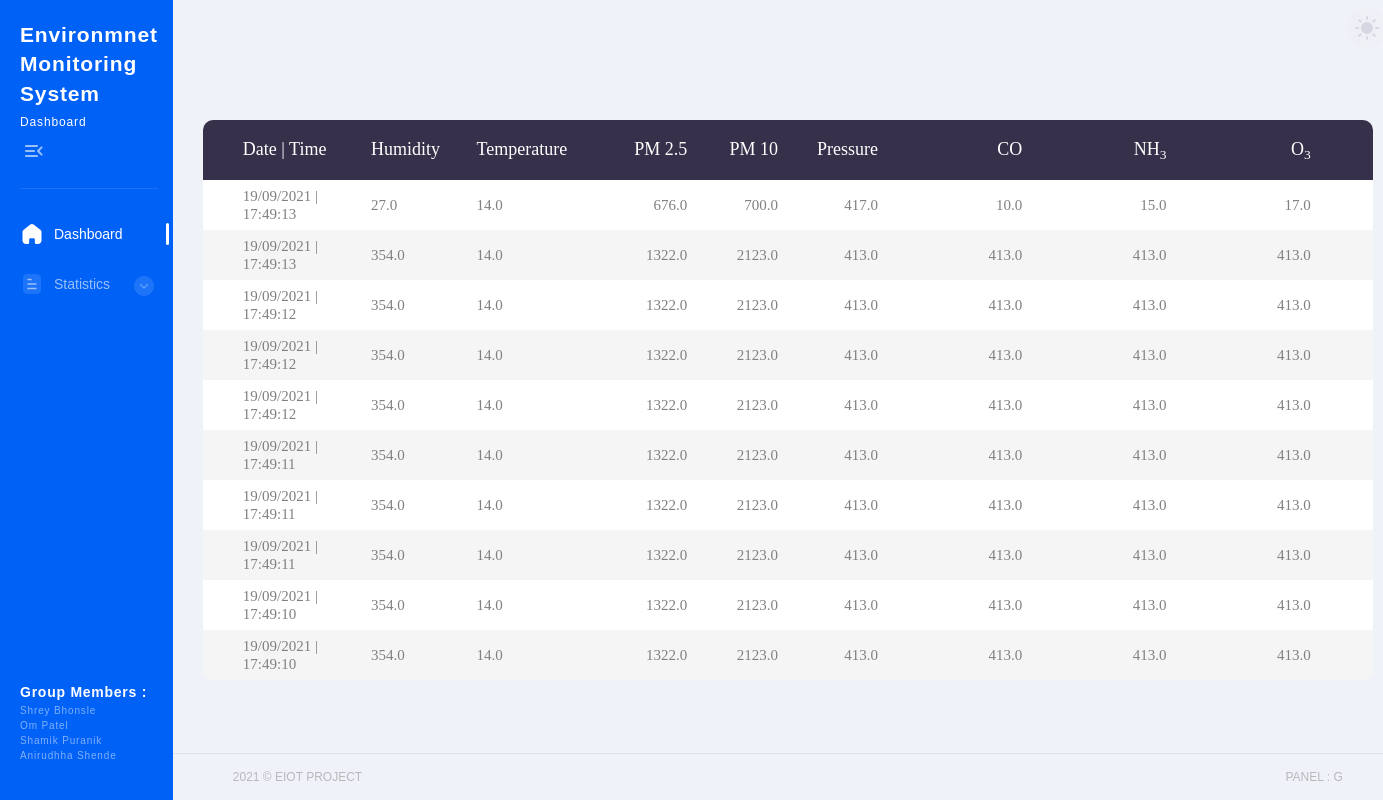
The app's page /calculations/ with its own data.
### calculations/models.py (models this page shows, shortened)
class calc(models.Model):
    id = models.AutoField
    Time = models.CharField(max_length=30)
    field1 = models.FloatField(max_length=10)
    field2 = models.FloatField(max_length=10)
    field3 = models.FloatField(max_length=10)
    field4 = models.FloatField(max_length=10)
    field5 = models.FloatField(max_length=10)
    field6 = models.FloatField(max_length=10)
    field7 = models.FloatField(max_length=10)
    field8 = models.FloatField(max_length=10)

### calculations/views.py (the view)
# urls.py: path('', views.index, name="index"),
def index(request):
    all_calc = calc.objects.all()
    data = []
    x = 0
    for cal in reversed(all_calc):
        x += 1
        if x == 11:
            break
        lis = [str(cal.Time),str(cal.field1),str(cal.field2),str(cal.field3),str(cal.field4),str(cal.field5),str(cal.field6),str(cal.field7),str(cal.field8)]
        data.append(lis)
    params = {'d1t1' : str(data[0][0]),'d1f1' : str(data[0][1]),'d1f2' : str(data[0][2]),'d1f3' : str(data[0][3]),'d1f4' : str(data[0][4]),'d1f5' : str(data[0][5]),'d1f6' : str(data[0][6]),'d1f7' : str(data[0][7]),'d1f8' : str(data[0][8]),
              'd2t1' : str(data[1][0]),'d2f1' : str(data[1][1]),'d2f2' : str(data[1][2]),'d2f3' : str(data[1][3]),'d2f4' : str(data[1][4]),'d2f5' : str(data[1][5]),'d2f6' : str(data[1][6]),'d2f7' : str(data[1][7]),'d2f8' : str(data[1][8]),
              'd3t1' : str(data[2][0]),'d3f1' : str(data[2][1]),'d3f2' : str(data[2][2]),'d3f3' : str(data[2][3]),'d3f4' : str(data[2][4]),'d3f5' : str(data[2][5]),'d3f6' : str(data[2][6]),'d3f7' : str(data[2][7]),'d3f8' : str(data[2][8]),
              'd4t1' : str(data[3][0]),'d4f1' : str(data[3][1]),'d4f2' : str(data[3][2]),'d4f3' : str(data[3][3]),'d4f4' : str(data[3][4]),'d4f5' : str(data[3][5]),'d4f6' : str(data[3][6]),'d4f7' : str(data[3][7]),'d4f8' : str(data[3][8]),
              'd5t1' : str(data[4][0]),'d5f1' : str(data[4][1]),'d5f2' : str(data[4][2]),'d5f3' : str(data[4][3]),'d5f4' : str(data[4][4]),'d5f5' : str(data[4][5]),'d5f6' : str(data[4][6]),'d5f7' : str(data[4][7]),'d5f8' : str(data[4][8]),
              'd6t1' : str(data[5][0]),'d6f1' : str(data[5][1]),'d6f2' : str(data[5][2]),'d6f3' : str(data[5][3]),'d6f4' : str(data[5][4]),'d6f5' : str(data[5][5]),'d6f6' : str(data[5][6]),'d6f7' : str(data[5][7]),'d6f8' : str(data[5][8]),
              'd7t1' : str(data[6][0]),'d7f1' : str(data[6][1]),'d7f2' : str(data[6][2]),'d7f3' : str(data[6][3]),'d7f4' : str(data[6][4]),'d7f5' : str(data[6][5]),'d7f6' : str(data[6][6]),'d7f7' : str(data[6][7]),'d7f8' : str(data[6][8]),
              'd8t1' : str(data[7][0]),'d8f1' : str(data[7][1]),'d8f2' : str(data[7][2]),'d8f3' : str(data[7][3]),'d8f4' : str(data[7][4]),'d8f5' : str(data[7][5]),'d8f6' : str(data[7][6]),'d8f7' : str(data[7][7]),'d8f8' : str(data[7][8]),
              'd9t1' : str(data[8][0]),'d9f1' : str(data[8][1]),'d9f2' : str(data[8][2]),'d9f3' : str(data[8][3]),'d9f4' : str(data[8][4]),'d9f5' : str(data[8][5]),'d9f6' : str(data[8][6]),'d9f7' : str(data[8][7]),'d9f8' : str(data[8][8]),
              'd10t1' : str(data[9][0]),'d10f1' : str(data[9][1]),'d10f2' : str(data[9][2]),'d10f3' : str(data[9][3]),'d10f4' : str(data[9][4]),'d10f5' : str(data[9][5]),'d10f6' : str(data[9][6]),'d10f7' : str(data[9][7]),'d10f8' : str(data[9][8])
         }
    return render(request,'Tables.html',params)

### templates/Tables.html (shortened to what this page needs)
<!DOCTYPE html>
<html lang="en">
<head>
  {% load static %}
  <link rel="stylesheet" type="text/css" href="{% static 'vendor/bootstrap/css/bootstrap.min.css'%}">
  <link rel="stylesheet" type="text/css" href="{% static 'vendor/animate/animate.css'%}">
  <link rel="stylesheet" type="text/css" href="{% static 'vendor/select2/select2.min.css'%}">
  <link rel="stylesheet" type="text/css" href="{% static 'vendor/perfect-scrollbar/perfect-scrollbar.css'%}">
  <link rel="stylesheet" href="{% static './css/style.min.css'%}">
  <link rel="stylesheet" type="text/css" href="{% static 'css/util.css'%}">
  <link rel="stylesheet" type="text/css" href="{% static 'css/main.css'%}">
</head>
<body>
<div class="page-flex">
  <aside class="sidebar">
    <div class="sidebar-start">
        <div class="sidebar-head">
                <div class="logo-text">
                    <span class="logo-title">Environmnet Monitoring System</span>
                    <span class="logo-subtitle">Dashboard</span>
                </div>
            <button class="sidebar-toggle transparent-btn" title="Menu" type="button">
                <span class="icon menu-toggle" aria-hidden="true"></span>
            </button>
        </div>
        <div class="sidebar-body">
            <ul class="sidebar-body-menu">
                <li>
                    <a class="active" href="/"><span class="icon home" aria-hidden="true"></span>Dashboard</a>
                </li>
                <li>
                    <a class="show-cat-btn" href="##">
                        <span class="icon document" aria-hidden="true"></span>Statistics
                        <span class="category__btn transparent-btn" title="Open list">
                            <span class="icon arrow-down" aria-hidden="true"></span>
                        </span>
                    </a>
                                 <ul class="cat-sub-menu">
                  <li>
                  </li>
                  <li>
                  </li>
                </ul>
                </li>
            </ul>
        </div>
    </div>
    <div class="sidebar-footer">
            <div class="sidebar-user-info">
                <span class="sidebar-user__title">Group Members :</span>
				<span class="sidebar-user__subtitle">Shrey Bhonsle</span>
                <span class="sidebar-user__subtitle">Om Patel</span>
				<span class="sidebar-user__subtitle">Shamik Puranik</span>
				<span class="sidebar-user__subtitle">Anirudhha Shende</span>
            </div>
    </div>
</aside>
  <div class="main-wrapper">
       <div class="limiter">
              <div class="container-table100">
            <div class="wrap-table100">
				<div class="table100">
        <div class="topright">
         <button class="theme-switcher gray-circle-btn"  type="button" title="Switch theme">
          <i class="sun-icon" data-feather="sun" aria-hidden="true"></i>
         </button>
		 </div>
					<table>
						<thead>
							<tr class="table100-head">
								<th class="column1">Date |   Time</th>
								<th class="column2">Humidity</th>
								<th class="column3">Temperature</th>
								<th class="column4">PM 2.5</th>
								<th class="column5">PM 10</th>
								<th class="column6">Pressure</th>
                                <th class="column6">CO</th>
                                <th class="column6">NH<sub>3</sub></th>
                                <th class="column6">O<sub>3</sub></th>
							</tr>
						</thead>
						<tbody>
								<tr>
									<td class="column1">{{ d1t1 }}</td>
									<td class="column2">{{ d1f1 }}</td>
									<td class="column3">{{ d1f2 }}</td>
									<td class="column4">{{ d1f3 }}</td>
									<td class="column5">{{ d1f4 }}</td>
									<td class="column6">{{ d1f5 }}</td>
                                    <td class="column6">{{ d1f6 }}</td>
                                    <td class="column6">{{ d1f7 }}</td>
                                    <td class="column6">{{ d1f8 }}</td>
								</tr>
								<tr>
									<td class="column1">{{ d2t1 }}</td>
									<td class="column2">{{ d2f1 }}</td>
									<td class="column3">{{ d2f2 }}</td>
									<td class="column4">{{ d2f3 }}</td>
									<td class="column5">{{ d2f4 }}</td>
									<td class="column6">{{ d2f5 }}</td>
                                    <td class="column6">{{ d2f6 }}</td>
                                    <td class="column6">{{ d2f7 }}</td>
                                    <td class="column6">{{ d2f8 }}</td>
								</tr>
								<tr>
									<td class="column1">{{ d3t1 }}</td>
									<td class="column2">{{ d3f1 }}</td>
									<td class="column3">{{ d3f2 }}</td>
									<td class="column4">{{ d3f3 }}</td>
									<td class="column5">{{ d3f4 }}</td>
									<td class="column6">{{ d3f5 }}</td>
                                    <td class="column6">{{ d3f6 }}</td>
                                    <td class="column6">{{ d3f7 }}</td>
                                    <td class="column6">{{ d3f8 }}</td>
								</tr>
								<tr>
									<td class="column1">{{ d4t1 }}</td>
									<td class="column2">{{ d4f1 }}</td>
									<td class="column3">{{ d4f2 }}</td>
									<td class="column4">{{ d4f3 }}</td>
									<td class="column5">{{ d4f4 }}</td>
									<td class="column6">{{ d4f5 }}</td>
                                    <td class="column6">{{ d4f6 }}</td>
                                    <td class="column6">{{ d4f7 }}</td>
                                    <td class="column6">{{ d4f8 }}</td>
								</tr>
								<tr>
									<td class="column1">{{ d5t1 }}</td>
									<td class="column2">{{ d5f1 }}</td>
									<td class="column3">{{ d5f2 }}</td>
									<td class="column4">{{ d5f3 }}</td>
									<td class="column5">{{ d5f4 }}</td>
									<td class="column6">{{ d5f5 }}</td>
                                    <td class="column6">{{ d5f6 }}</td>
                                    <td class="column6">{{ d5f7 }}</td>
                                    <td class="column6">{{ d5f8 }}</td>
								</tr>
								<tr>
									<td class="column1">{{ d6t1 }}</td>
									<td class="column2">{{ d6f1 }}</td>
									<td class="column3">{{ d6f2 }}</td>
									<td class="column4">{{ d6f3 }}</td>
									<td class="column5">{{ d6f4 }}</td>
									<td class="column6">{{ d6f5 }}</td>
                                    <td class="column6">{{ d6f6 }}</td>
                                    <td class="column6">{{ d6f7 }}</td>
                                    <td class="column6">{{ d6f8 }}</td>
								</tr>
								<tr>
									<td class="column1">{{ d7t1 }}</td>
									<td class="column2">{{ d7f1 }}</td>
									<td class="column3">{{ d7f2 }}</td>
									<td class="column4">{{ d7f3 }}</td>
									<td class="column5">{{ d7f4 }}</td>
									<td class="column6">{{ d7f5 }}</td>
                                    <td class="column6">{{ d7f6 }}</td>
                                    <td class="column6">{{ d7f7 }}</td>
                                    <td class="column6">{{ d7f8 }}</td>
								</tr>
								<tr>
									<td class="column1">{{ d8t1 }}</td>
									<td class="column2">{{ d8f1 }}</td>
									<td class="column3">{{ d8f2 }}</td>
									<td class="column4">{{ d8f3 }}</td>
									<td class="column5">{{ d8f4 }}</td>
									<td class="column6">{{ d8f5 }}</td>
                                    <td class="column6">{{ d8f6 }}</td>
                                    <td class="column6">{{ d8f7 }}</td>
                                    <td class="column6">{{ d8f8 }}</td>
								</tr>
								<tr>
									<td class="column1">{{ d9t1 }}</td>
									<td class="column2">{{ d9f1 }}</td>
									<td class="column3">{{ d9f2 }}</td>
									<td class="column4">{{ d9f3 }}</td>
									<td class="column5">{{ d9f4 }}</td>
									<td class="column6">{{ d9f5 }}</td>
                                    <td class="column6">{{ d9f6 }}</td>
                                    <td class="column6">{{ d9f7 }}</td>
                                    <td class="column6">{{ d9f8 }}</td>
								</tr>
								<tr>
									<td class="column1">{{ d10t1 }}</td>
									<td class="column2">{{ d10f1 }}</td>
									<td class="column3">{{ d10f2 }}</td>
									<td class="column4">{{ d10f3 }}</td>
									<td class="column5">{{ d10f4 }}</td>
									<td class="column6">{{ d10f5 }}</td>
                                    <td class="column6">{{ d10f6 }}</td>
                                    <td class="column6">{{ d10f7 }}</td>
                                    <td class="column6">{{ d10f8 }}</td>
								</tr>
						</tbody>
					</table>
				</div>
			</div>
		</div>
	</div>
    <footer class="footer">
  <div class="container footer--flex">
    <div class="footer-start">
      2021 © EIOT PROJECT
    </div>
    <ul class="footer-end">
      <p>PANEL : G </p>
    </ul>
  </div>
</footer>
  </div>
</div>
 </body>
</html>

### static/css/main.css (style rules this page uses)
* { margin: 0px; padding: 0px; box-sizing: border-box; }
body, html { height: 100%; font-family: sans-serif; }
a { margin: 0px; transition: all 0.4s; -webkit-transition: all 0.4s; -o-transition: all 0.4s; -moz-transition: all 0.4s; }
p { margin: 0px; }
ul, li { margin: 0px; list-style-type: none; }
button { outline: none !important; border: none; background: transparent; }
.limiter { width: 100%; margin: 0 auto; }
.container-table100 { width: 100%; min-height: 100vh; display: -webkit-box; display: -webkit-flex; display: -moz-box; display: -ms-flexbox; display: flex; align-items: center; justify-content: center; flex-wrap: wrap; padding: 33px 30px; }
.wrap-table100 { width: 1170px; }
table { border-spacing: 1; border-collapse: collapse; background: white; border-radius: 10px; overflow: hidden; width: 100%; margin: 0 auto; position: relative; }
table * { position: relative; }
table td, table th { padding-left: 8px; }
table thead tr { height: 60px; background: #36304a; }
table tbody tr { height: 50px; }
table tbody tr:last-child { border: 0; }
table td, table th { text-align: left; }
.table100-head th { font-family: OpenSans-Regular; font-size: 18px; color: #fff; line-height: 1.2; font-weight: unset; }
tbody tr:nth-child(even) { background-color: #f5f5f5; }
tbody tr { font-family: OpenSans-Regular; font-size: 15px; color: #808080; line-height: 1.2; font-weight: unset; }
.column1 { width: 260px; padding-left: 40px; }
.column2 { width: 160px; }
.column3 { width: 245px; }
.column4 { width: 110px; text-align: right; }
.column5 { width: 170px; text-align: right; }
.column6 { width: 222px; text-align: right; padding-right: 62px; }

### templates/Tables.html (style rules this page uses)
.topright { position: absolute; top: 8px; right: 16px; font-size: 18px; }

### records on screen
calc: Time "19/09/2021 | 17:49:13"
calc: Time "19/09/2021 | 17:49:13"
calc: Time "19/09/2021 | 17:49:12"
calc: Time "19/09/2021 | 17:49:12"
calc: Time "19/09/2021 | 17:49:12"
calc: Time "19/09/2021 | 17:49:11"
calc: Time "19/09/2021 | 17:49:11"
calc: Time "19/09/2021 | 17:49:11"
calc: Time "19/09/2021 | 17:49:10"
calc: Time "19/09/2021 | 17:49:10"

### other values on screen
{{ d1f1 }} "27.0"
{{ d1f2 }} "14.0"
{{ d1f3 }} "676.0"
{{ d1f4 }} "700.0"
{{ d1f5 }} "417.0"
{{ d1f6 }} "10.0"
{{ d1f7 }} "15.0"
{{ d1f8 }} "17.0"
{{ d2f1 }} "354.0"
{{ d2f2 }} "14.0"
{{ d2f3 }} "1322.0"
{{ d2f4 }} "2123.0"
{{ d2f5 }} "413.0"
{{ d2f6 }} "413.0"
{{ d2f7 }} "413.0"
